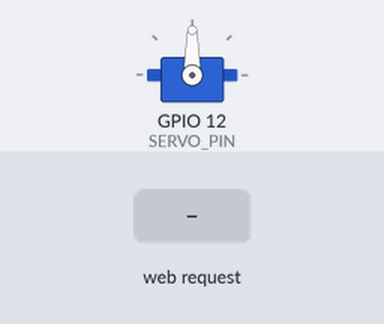
This sketch was run on a simulated ESP32. Parts: servo. The test bench sets the inputs (shaded band). WiFi joins after 1.5 s; servers stay silent unless stated; what the sketch prints to the serial monitor is not drawn.

Above: at 2.7 s.
2.8 s: HTTP request GET /not-recyclable received
At 3.6 s:
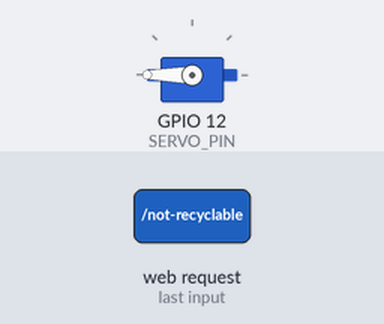
5.3 s: HTTP request GET /recyclable received
At 6.1 s:
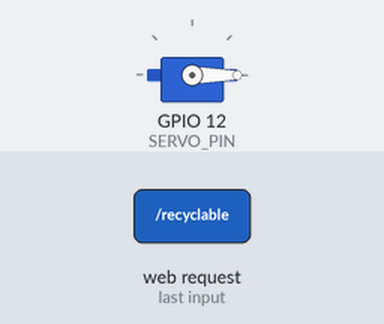
Timing chart, 0 to 8.3 s (numbered marks = the images above; inputs shaded):
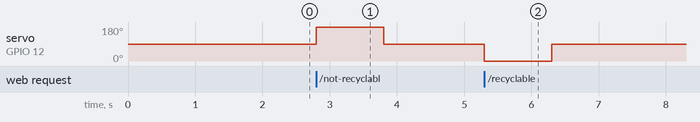

Measured:
- after the input at 2.8 s, servo on GPIO 12 (SERVO_PIN): 90° → 180° at once, → 90° 1.0 s later
- after the input at 5.3 s, servo on GPIO 12 (SERVO_PIN): 90° → 0° at once, → 90° 1.0 s later

The sketch:

esp32_servo_controller.ino
```cpp
#include <WiFi.h>
#include <ESP32Servo.h>

// ESP32 Wi-Fi controller for a prototype waste-sorting mechanism.
// Wi-Fi credentials are placeholders. Do not commit real credentials.

const char* WIFI_SSID = "YOUR_WIFI_SSID";
const char* WIFI_PASSWORD = "YOUR_WIFI_PASSWORD";

constexpr uint8_t SERVO_PIN = 12;
constexpr int SERVO_NEUTRAL_ANGLE = 90;
constexpr int SERVO_NON_RECYCLABLE_ANGLE = 180;
constexpr int SERVO_RECYCLABLE_ANGLE = 0;

WiFiServer server(8080);
Servo sortingServo;

void sendHttpResponse(WiFiClient& client, const String& message) {
  client.println("HTTP/1.1 200 OK");
  client.println("Content-Type: text/plain; charset=utf-8");
  client.println("Connection: close");
  client.println();
  client.println(message);
}

void setSortingPosition(bool recyclable) {
  if (recyclable) {
    Serial.println("Classification: recyclable");
    sortingServo.write(SERVO_RECYCLABLE_ANGLE);
  } else {
    Serial.println("Classification: not recyclable");
    sortingServo.write(SERVO_NON_RECYCLABLE_ANGLE);
  }

  delay(1000);
  sortingServo.write(SERVO_NEUTRAL_ANGLE);
}

void setup() {
  Serial.begin(115200);
  sortingServo.attach(SERVO_PIN);
  sortingServo.write(SERVO_NEUTRAL_ANGLE);

  Serial.println("Connecting to Wi-Fi...");
  WiFi.begin(WIFI_SSID, WIFI_PASSWORD);

  while (WiFi.status() != WL_CONNECTED) {
    delay(500);
    Serial.print('.');
  }

  Serial.println();
  Serial.println("Wi-Fi connected");
  Serial.print("ESP32 IP address: ");
  Serial.println(WiFi.localIP());

  server.begin();
  Serial.println("HTTP server started on port 8080");
}

void loop() {
  WiFiClient client = server.available();
  if (!client) {
    return;
  }

  Serial.println("Client connected");

  const unsigned long waitStarted = millis();
  while (!client.available() && (millis() - waitStarted < 5000)) {
    delay(1);
  }

  if (!client.available()) {
    client.stop();
    Serial.println("Client timed out");
    return;
  }

  String requestLine = client.readStringUntil('\r');
  requestLine.trim();
  Serial.print("Request: ");
  Serial.println(requestLine);

  // Test: http://<ESP32-IP>:8080/recyclable
  // Test: http://<ESP32-IP>:8080/not-recyclable
  if (requestLine.indexOf("GET /not-recyclable") >= 0) {
    setSortingPosition(false);
    sendHttpResponse(client, "ESP32: not recyclable item selected");
  } else if (requestLine.indexOf("GET /recyclable") >= 0) {
    setSortingPosition(true);
    sendHttpResponse(client, "ESP32: recyclable item selected");
  } else {
    sendHttpResponse(client, "Use /recyclable or /not-recyclable");
  }

  delay(1);
  client.stop();
  Serial.println("Client disconnected");
}
```
